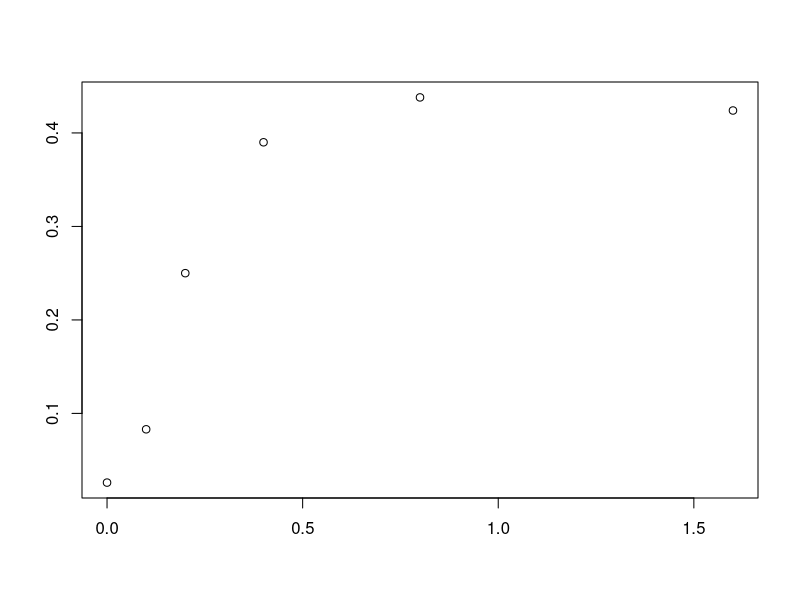
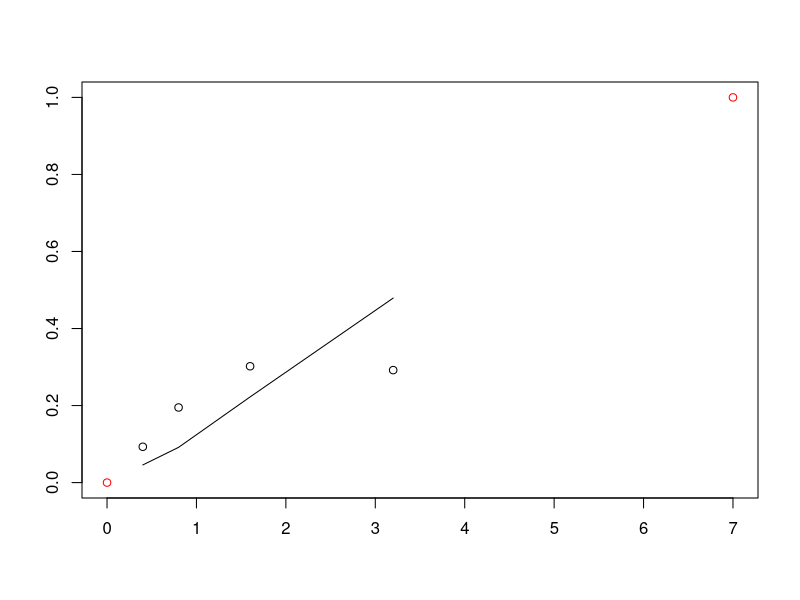

R code for these plots, in order:
# This is free, open-source software under GNU GPLv3. It comes with no warranty. 
# It concerns radiogenic mouse HG tumorigenesis.
# Written by Mark Ebert, Edward Huang, and Ray Sachs, summer 2017.

# Relevant references and their abbreviations in commenting this script are the following.
# ".93Alp"=Alpen et al. "Tumorigenic potential of high-Z, high-LET charged-particle radiations." Rad Res 136:382-391.(1993)
# ".94Alp"=Alpen et al. "Fluence-based relative biological effectiveness for charged particle carcinogenesis in mouse Harderian gland." Adv Space Res 14(10): 573-581. (1994).  
# "16Chang"=Chang et al. "Harderian Gland Tumorigenesis: Low-Dose and LET Response." Radiat Res 185(5): 449-460. (2016).  
# "16Srn"=1.	Siranart et al."Mixed Beam Murine Harderian Gland Tumorigenesis: Predicted Dose-Effect Relationships if neither Synergism nor Antagonism Occurs." Radiat Res 186(6): 577-591. (2016).  
# "17Cuc"=Cucinotta & Cacao. "Non-Targeted Effects Models Predict Significantly Higher Mars Mission Cancer Risk than Targeted Effects Models." Sci Rep 7(1): 1832. (2017).  PMC5431989

## GENERAL NOTES ON IMPROVING THE SCRIPT - EDWARD##
#
#  Use '<-' to assign variables instead of '='. This is mostly convention,
#  but there is a small technical difference. See https://stackoverflow.com/questions/1741820/assignment-operators-in-r-and 
#  for more detail.
#
#  To maximize readability/organization in our code, we should follow a 
#  set of conventions, e.g. a style guide. One common convention is to keep
#  lines under 80 characters, with a few exceptions, like our dfr() call. 
#  Google has written a set of style guides for many coding languages that
#  accurately reflect the style conventions of most of their users.
#  I recommend reading and mostly adhering to Google's guide on R, 
#  located here: https://google.github.io/styleguide/Rguide.xml
#
#  If other researchers will be poring over our code, it would be helpful to 
#  variable names that are both concise and descriptive. Our variable names 
#  are currently concise but also a bit esoteric to any outsider.
###################################################
 
rm(list=ls()) # EDWARD: this is used to clear the current environment, I recommend
              # removing it from the script and running it as needed in your console.
dfr <- data.frame( # data used in 16Chang  
  Dose = c(0.2,0.4,0.6,1.2,2.4,3.2,5.1,7,0.05,0.1,0.15,0.2,0.4,0.8,1.6,0.05,0.1,0.2,0.4,0,0.1,0.2,0.4,0.8,1.6,0.4,0.8,1.6,3.2,0.05,0.1,0.2,0.4,0.8,0.1,0.2,0.4,0.8,0.1,0.2,0.4,0.04,0.08,0.16,0.32,0.033,0.066,0.13,0.26,0.52,.2, .4, .6),
  HG = c(0.091,0.045,0.101,0.169,0.347,0.431,0.667,0.623,0.156,0.215,0.232,0.307,0.325,0.554,0.649,0.123,0.145,0.207,0.31,0.026,0.083,0.25,0.39,0.438,0.424,0.093,0.195,0.302,0.292,0.109,0.054,0.066,0.128,0.286,0.183,0.167,0.396,0.536,0.192,0.234,0.317,0.092,0.131,0.124,0.297,0.082,0.088,0.146,0.236,0.371,.154,.132,.333),#HG prevalence as defined in 16Chang
  NWeight = c(520,2048,1145,584,313,232,293,221,1162,877,455,409,374,223,320,742,661,347,131,6081,1091,251,244,191,131,645,255,199,111,649,378,973,833,201,468,381,197,109,496,257,185,1902,1063,884,350,1767,1408,874,299,261,322,206,67),
  #nominal weight for weighted least squaresregression; see .93Alp. The Lanthanum entries were obtained by measuring the main graph in 17Cuc 
  #index=c(rep(1,8),rep(0,17), rep(1,4),  rep(0,24)),#index=0 for Z>3 ions, 1 otherwise. But now no longer needed.
  L = c(rep(1.6,8), rep(193, 7), rep(250, 4), rep(195, 6), rep(0.4, 4), rep(25, 5), rep(464, 4), rep(193, 3),rep(70, 4), rep(100, 5), rep(953, 3)), ##L=LET=LET_infinity=stopping power
  Z = c(rep(2, 8), rep(26, 17), rep(1, 4), rep(10, 5), rep(43, 4), rep(26, 3), rep(14, 4), rep(22, 5), rep(57, 3)),#proton #, e.g. 2 for 2He4
  Zeff = c(rep("TBD", 53)),# effective ion charge according to the formula of W.H Barkas. Zeff <= Z. Calculated below
  beta = c(rep("TBD", 53)),# ion speed, relative to speed of light, calculated below
  MeVperu = c(rep(228, 8), rep(600, 7), rep(300, 4), rep(600, 6), rep(250, 4), rep(670, 5), rep(600, 4), rep(600, 3), rep(260, 4), rep(1000, 5), rep(593, 3)),#Kinetic energy in MeV, divided by atomic mass, e.g. divided by 4u=4x931.5 MeV/c^2 for 2He4
  Katz = c(rep("TBD", 53)),#for fully ionized nuclei, Katz's Z^2/beta^2, Calculated below. It is part of the Bethe Barkas Bloch equation for stopping power. Our calculations don't use Katz, but various similar calculations do.
  ion = c(rep("He4", 8), rep("Fe56", 17), rep("p", 4), rep("Ne20", 5), rep("Nb93", 4), rep("Fe56", 3), rep("Si28", 4), rep("Ti48", 5), rep("La139", 3)),
  comments = c(".93AlpLooksOK", rep("", 7), ".93AlplooksOK", rep('', 11), ".93Alp.no.iso", "not in 17Cuc (or 16Chang?)", rep("", 3), "16Chang all OK?", rep('', 24), ".94Alp","From graphs",'e.g. in 17Cuc')) 

Y <- 0.001 * dfr[, "MeVperu"] # convert to GeV/u for convenience in a calculation
dfr[, "Katz"] <- round((dfr[, "Z"]) ^2 * (2.57 * Y^2 + 4.781 * Y + 2.233) / (2.57 * Y^2 + 4.781 * Y), 2) # special relativistic calculation of Z^2/beta^2. The numerics include conversion from GeV to joules and from u to kg.
dfr[, "beta"] <- round(dfr[, "Z"] * sqrt(1 / dfr[, "Katz"]), 3) # i.e. Z*sqrt(beta^2/Z^2) 
dfr[, "Zeff"] <- round(dfr[, "Z"] * (1 - exp( -125 * dfr[, "Z"] ^ (-2.0 / 3))), 2) # Barkas formula for Zeff; for us Zeff is almost Z

### Data for HG induced by photons from Cs-137 or Co-60 beta decay; from 16Chang
ddd <- data.frame(Dose = c(0, 0.4, 0.8, 1.6, 3.2, 7, 0, .4, .8, .12, 1.6),
                  HG = c(.026, .048, .093, .137, .322, .462, .0497, .054, .067, .128, .202),
                  NWeight = c(6081.2, 4989.5, 1896.8, 981.1, 522.2, 205.2, 7474.1, 2877.6, 1423.7, 689.9, 514.9),
                  Nucleus = c(rep("Cobalt-60", 6), rep("Cesium-137", 5)),
                  Comments = c(rep("TBD", 11))
                  )

# LL <- ddd[,"Dose"]
# HG <- ddd[,"HG"]
# WT <- ddd[,"NWeight"]
# QQ <- LL^2
# LQ <- lm(HG ~ LL + QQ)#,weights=WT)
LQ <- lm(HG ~ Dose + I(Dose ^ 2), data = ddd)  # EDWARD: I summarized lines 54-58 into line 59. Remove 54-58 if desired.
summary(LQ, correlation = T) 


### temporary chunk to enable visual tests of dfr
aa <- 20; bb <- 25# checking dfr for individual ions against graphs in .93Alp, 16Chang, and the new paper 17Cuc
plot(dfr[aa:bb, "Dose"], dfr[aa:bb, "HG"], ann = 'F') #example for checking dfr
####

dfra <- dfr[c(1:19, 26:53), ]  # removes the zero dose case and the no isograft data
############  HERE OUR NEW HZE MODEL; works well. Uses 3 adjustable parameters  ################ 
dfrHZE <- subset(dfra, Z > 3) # look only at HZE not at much lower LET ions. # In next line phi controls how fast NTE build up from zero; not really needed during calibration since 150*phi*Dose/L>>1 at every observed Dose !=0. phi needed for later synergy calculations
phi <- 3e3 # Even larger phi should give the same final results, but might cause extra problems with R.
HZEm <- nls(HG ~ .0275 + (1 - exp ( -0.01 * (aa1 * L * Dose * exp( -aa2 * L) + (1 - exp( -150 * phi * Dose / L)) * kk1))),
            data = dfrHZE, 
            weights = NWeight,
            start = list(aa1 = .9, aa2 = .01, kk1 = 0.048))  # calibrating parameters; 
summary(HZEm, correlation = T)  # ; vcov(HZEm)# parameter values & accuracy; variance-covariance matrix
HZEc <- coef(HZEm)  # calibrated central values of the 3 parameters.  Next is the IDER, =0 at dose 0
HZEC <- function(Dose, L) 1 - exp(-0.01 * (HZEc[1] * L * Dose * exp(-HZEc[2] * L) + (1 - exp(-150 * phi * Dose / L)) * HZEc[3]))#Calibrated IDER

########### Looks good up to here; next need Z < 3 model. Have good one; still looking if there is a better one
dfrL <- subset(dfra, Z <= 3)#for Light ions
L.m <- nls(HG ~ .0275 + bet * Dose^2 * exp(-lam * Dose),
           data = dfrL,
           weights = NWeight,
           start = list(bet = 5, lam = .2))
summary(L.m)

L.c <- coef(L.m)  # calibrated central values of the 2 parameters
L.C <- function(Dose, L) L.c[1] * Dose ^2 * exp(-L.c[2] * Dose) 
# EDWARD: Not sure what the function on line 96 is supposed to output.
#         Preferred function syntax is: foo <- function(*args) {
#                                                  - function body -
#                                                  - return -
#                                       }

# HHs=function(Dose,L,index){                 #Calculate slopes fpr later use in calculating I(d)
#   0.01*((1-index)*cc[1]*L*exp(-cc[2]*L)+index*cc[3]*(2*Dose-cc[4]*Dose^2)*exp(-cc[4]*Dose)+
#           exp(-150*phi*Dose/L)*(1-index)*cc[5]*150*phi/L)
#   }
# #Next is just a check that the derivative behaves the way it should.
# L=1.400;index=1; Dose=0.01*1:1000# or, e.g. L=100; index=0; Dose=0.01*1:300 for a heavy ion
# L=100; index=0; Dose=0.01*1:300
# HHv=HH(Dose,L,index)
# HHv2=c(0,HHv[1:(length(Dose)-1)])
# DDer=(HHv-HHv2)
# DDera=HHs(Dose-.005,L,index)
# tail(DDer); tail(DDera)
# ###### end derivative check. Seems to be fine; we can take this whole bit out pretty soon. The next bit is from Dae.

#We will adapt his use of ode() and uniroot() to our model and our data but all the rest of from Dae is irrelevant to us.
# MIXIDER_function = function(r, L, Z.beta, d = seq(0, 0.2, by = 0.001), eta0 = 1.300771e-04, eta1 = 3.164156e-03, sig0 = 2.481817e+00, kap = 2.565276e+02) {
#   dE=function(yini,State,Pars){
#     eta0 = eta0; eta1 = eta1; sig0 = sig0; kap = kap
#     with(as.list(c(State, Pars)), {
#       P = vector(length = length(L))
#       sig = vector(length = length(L))
#       etaa = vector(length = length(L))
#       u = vector(length = length(L))
#       for (i in 1:length(L)) {
#         P[i] = (1-exp(-Z.beta[i]/kap))^2
#         sig[i] = sig0*P[i] + 0.041/6.24*L[i]*P[i]
#         etaa[i] = eta0*L[i]*exp(-eta1*L[i])
#         u[i] = uniroot(function(d) sig[i]*6.24*d/L[i]*(1-exp(-1024*d/L[i])) + etaa[i]*(1-exp(-10^5*d)) - I, lower = 0, upper = 10, tol = 10^-10)$root
#       }
#       dI = vector(length = length(L))
#       for (i in 1:length(L)) {
#         dI[i] = r[i]*(sig[i]*6.24/L[i]*exp(-1024*u[i]/L[i])*(exp(1024*u[i]/L[i]) + 1024*u[i]/L[i] - 1) + etaa[i]*10^5*exp(-10^5*u[i]))
#       }
#       dI = sum(dI)
#       return(list(c(dI)))
#     })
#   }
#   pars = NULL; yini = c(I= 0); d = d
#   out = ode(yini,times = d, dE, pars, method = "radau")
#   return(out)
#}##### End from Dae 

#######Next: visual checks to see if our calibration is consistent with 16Chang, .93Alp, .94Alp and 17Cuc
## Put various values in our calibrated model to check with numbers and graphs in these references
L <- 1.6; Dose <- dfrL[1:8, "Dose"]; HGe <- dfrL[1:8, "HG"]  # He in .93Alp. HGe = experimental HG.
L <- .4; Dose <- dfrL[9:12, "Dose"]; HGe <- dfrL[9:12, "HG"]  # same for protons. 
#  L=193; Dose = dfrHZE[1:7, "Dose"]; HGe = dfr[1:7,"HG"] # same for Fe
plot(c(0, 7), c(0, 1), col = 'red', ann = 'F') 
lines(Dose, L.C(Dose, L) + .0275)
points(Dose, HGe) # looks great for Helium, OK for protons; very good for iron. Mark: run some checks like these

#Call:
# lm(formula = HG ~ LL + QQ)
# 
# Residuals:
#   Min       1Q   Median       3Q      Max 
# -0.04129 -0.02227 -0.01082  0.02043  0.08009 
# 
# Coefficients:
#   Estimate Std. Error t value Pr(>|t|)   
# (Intercept)  0.036825   0.019012   1.937  0.08877 . 
# LL           0.092911   0.021702   4.281  0.00268 **
#   QQ          -0.004479   0.003085  -1.452  0.18462   
# ---
#   Signif. codes:  0 ‘***’ 0.001 ‘**’ 0.01 ‘*’ 0.05 ‘.’ 0.1 ‘ ’ 1
# 
# Residual standard error: 0.04026 on 8 degrees of freedom
# Multiple R-squared:  0.9299,	Adjusted R-squared:  0.9124 
# F-statistic:  53.1 on 2 and 8 DF,  p-value: 2.408e-05
# 
# Correlation of Coefficients:
#   (Intercept) LL   
# LL -0.72            
# QQ  0.61       -0.96